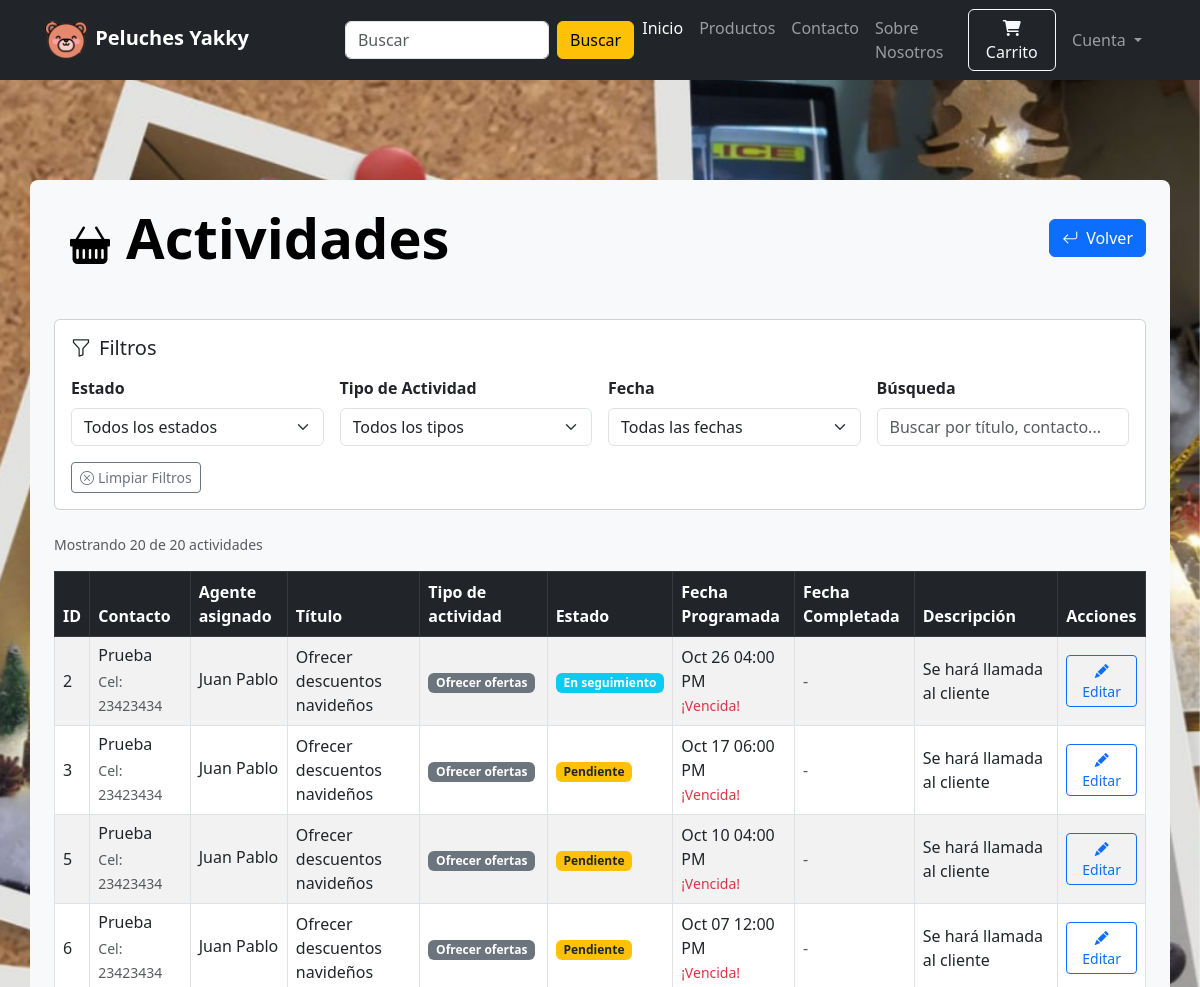
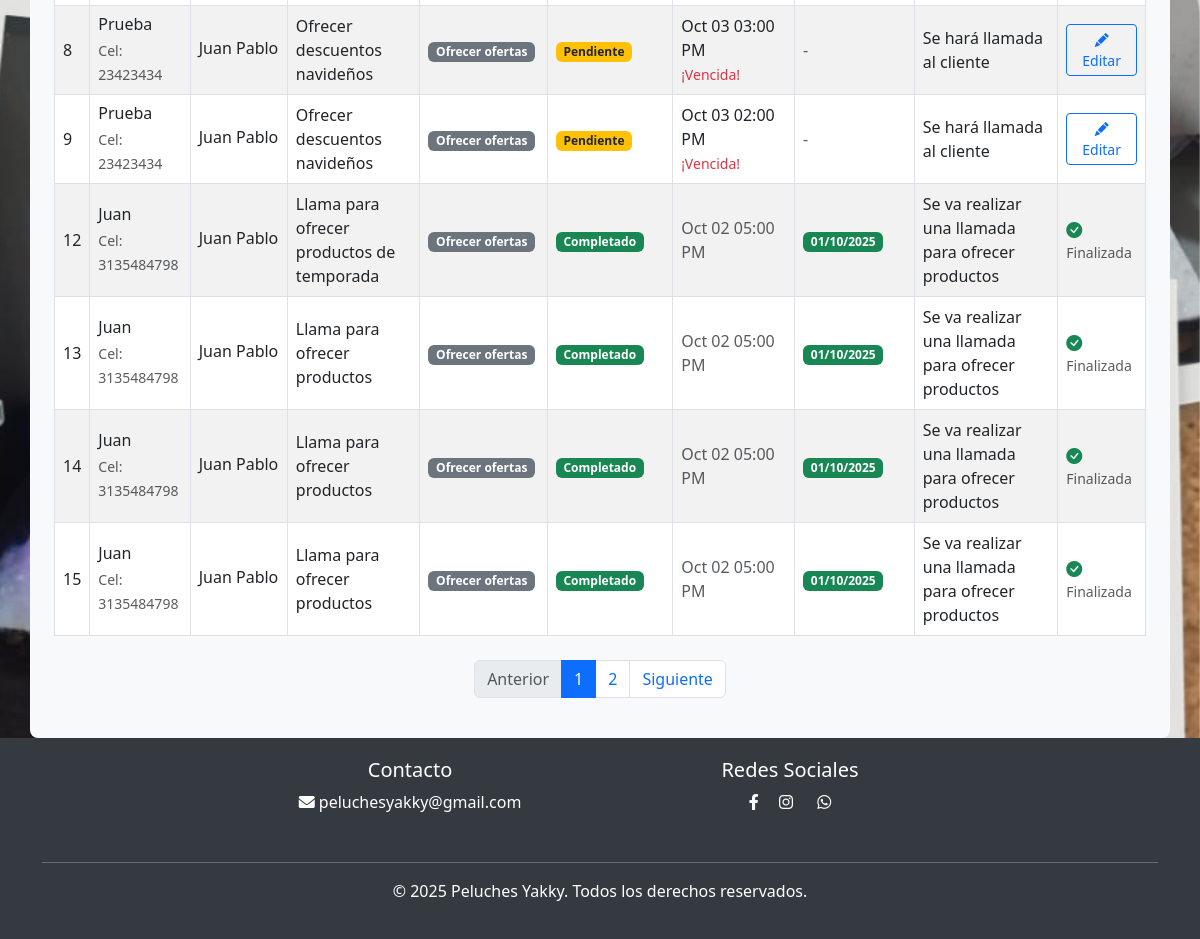
The app's page /empleado/tabla-actividades (signed in), older data (2 pictures, top to bottom).
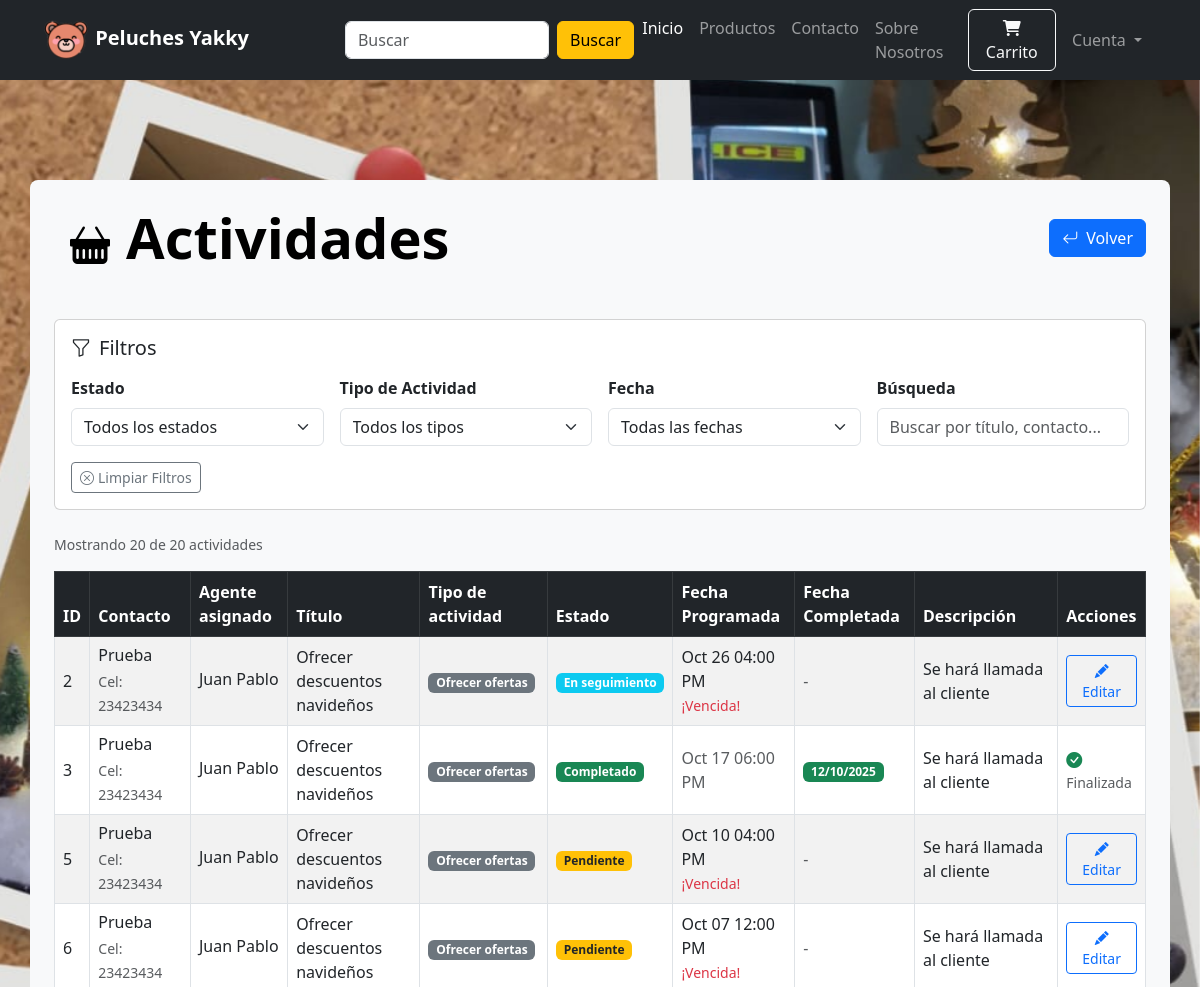
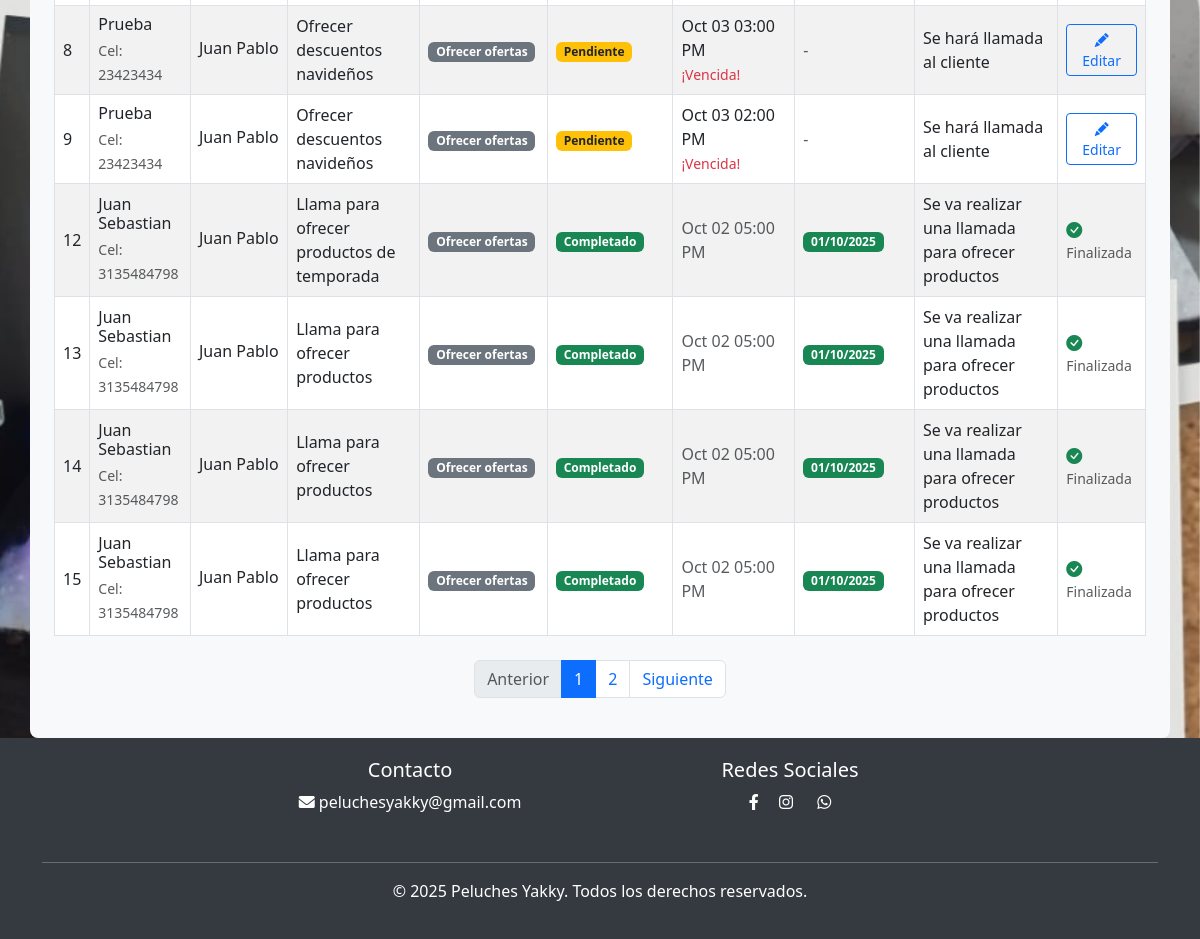
The same page, newer data (2 pictures, top to bottom).
### website/models/actividad_model.py (models this page shows, shortened)
class Actividad(db.Model):
    __tablename__ = "actividades"
    id_actividad = db.Column(db.Integer, primary_key=True)
    id_contacto = db.Column(
        db.Integer, db.ForeignKey("contactos.id_contacto"), nullable=False
    )
    id_oportunidad = db.Column(
        db.Integer, db.ForeignKey("oportunidades.id_oportunidad"), nullable=True
    )
    id_agente = db.Column(db.Integer, db.ForeignKey("customer.id"), nullable=False)
    tipo_actividad = db.Column(db.String(50), nullable=False)
    titulo = db.Column(db.String(200), nullable=False)
    descripcion = db.Column(db.Text)
    fecha_programada = db.Column(db.DateTime, nullable=False)
    estado = db.Column(db.String(50), default="Pendiente")
    fecha_creacion = db.Column(db.DateTime, default=datetime.utcnow)
    fecha_completada = db.Column(db.DateTime, nullable=True)

### website/models/contacto_model.py (models this page shows, shortened)
class Contacto(db.Model):
    __tablename__ = "contactos"
    id_contacto = db.Column(db.Integer, primary_key=True)
    id_agente = db.Column(db.Integer, db.ForeignKey("customer.id"), nullable=False)
    nombre = db.Column(db.String(100), nullable=False)
    email = db.Column(db.String(150), unique=True, nullable=False)
    telefono = db.Column(db.String(20), nullable=False)
    empresa = db.Column(db.String(100), nullable=True)
    canal = db.Column(db.String(50))
    estado = db.Column(db.String(50), default="Nuevo")
    satisfaccion = db.Column(db.Integer, nullable=True)
    fecha_registro = db.Column(db.DateTime, default=datetime.utcnow)
    fecha_actulizar = db.Column(
        db.DateTime, default=datetime.utcnow, onupdate=datetime.utcnow
    )
    agente = db.relationship("Customer", backref=db.backref("contactos", lazy=True))
    oportunidades = db.relationship("Oportunidad", backref="contacto", lazy=True)
    actividades = db.relationship("Actividad", backref="contacto", lazy=True)
    interacciones = db.relationship("Interaccion", backref="contacto", lazy=True)

### website/models/customer_model.py (models this page shows, shortened)
class Customer(db.Model, UserMixin):
    id = db.Column(db.Integer, primary_key=True)
    rol_id = db.Column(
        db.Integer, db.ForeignKey("rol.id_rol"), nullable=True, default=3
    )
    email = db.Column(db.String(100), unique=True)
    username = db.Column(db.String(100))
    password_hash = db.Column(db.String(150))
    date_joined = db.Column(db.DateTime(), default=datetime.utcnow)
    active = db.Column(db.Boolean, default=True)
    telefono = db.Column(db.Integer, nullable=True)
    cart_items = db.relationship(
        "Cart", backref=db.backref("customer", lazy=True), cascade="all, delete-orphan"
    )
    orders = db.relationship(
        "Order", backref=db.backref("customer", lazy=True), cascade="all, delete-orphan"
    )
    @property
    def is_authenticated(self):
        return True  # Para usuarios reales siempre True
    @property
    def password(self):
        raise AttributeError("Password is not a readable Attribute")

### website/mvc_views/employee_view.py (the view)
@employee.route("/tabla-actividades")
@login_required
@rol_required(2)
def tabla_actividades():
    actividades = todos_actividades_empleado()
    return render_template(
        "tabla_actividades.html", actividades=actividades, now=datetime.datetime.now()
    )

### website/controllers/employee_cotller.py (called while the page is built)
def todos_actividades_empleado():
    try:
        actividades = Actividad.query.order_by(desc(Actividad.fecha_programada)).all()
        return actividades
    except Exception as e:
        db.session.rollback()
        print(f"Error al crear actividad: {e}")
        raise Exception(f"Error al buscar todos actividades: {e}")

### website/templates/tabla_actividades.html (shortened to what the changed rows need)
{% extends 'index.html' %}
{% block body %}
<div class="fondo" style="min-height: 100vh; padding-top: 100px;">
    <div class="container bg-light rounded-3 p-4">
        <div class="d-flex justify-content-between align-items-center mb-5">
            <h1 class="text-black mb-0 display-4 fw-bold">
                <i class="bi bi-basket-fill fs-1 text-black m-3"></i>Actividades
            </h1>
        </div>
                            {% set tipos_unicos = [] %}
                            {% for actividad in actividades %}
                            {% if actividad.tipo_actividad and actividad.tipo_actividad not in tipos_unicos %}
                            {% set _ = tipos_unicos.append(actividad.tipo_actividad) %}
                            {% endif %}
                            {% endfor %}
        {% if actividades | length < 1 %} <h1 class="text-black mb-0 display-4 fw-bold text-center p-5">
            <i class="bi bi-emoji-frown-fill fs-1 text-black m-3"></i> No hay Actividades
            </h1>
            {% else %}
            <div class="table-responsive-lg">
                <table class="table table-bordered table-hover table-striped align-middle">
                    <thead class="table-dark">
                        <tr>
                            <th>ID</th>
                            <th>Contacto</th>
                            <th>Agente asignado</th>
                            <th>Título</th>
                            <th>Tipo de actividad</th>
                            <th>Estado</th>
                            <th>Fecha Programada</th>
                            <th>Fecha Completada</th>
                            <th>Descripción</th>
                            <th>Acciones</th>
                        </tr>
                    </thead>
                    <tbody id="actividadesTableBody">
                        {% if current_user.rol_id == 1 %}
                        {% for item in actividades %}
                        {% set fecha = item.fecha_programada %}
                        <tr class="actividad-row" data-estado="{{ item.estado }}" data-tipo="{{ item.tipo_actividad }}"
                            data-fecha="{{ item.fecha_programada.strftime('%Y-%m-%d') if item.fecha_programada else '' }}"
                            data-search="{{ item.titulo ~ ' ' ~ item.contacto.telefono ~ ' ' ~ item.contacto.nombre ~ ' ' ~ item.descripcion }}">
                            <td>{{ item.id_actividad }}</td>
                            <td>
                                <h6 class="mb-1">{{ item.contacto.nombre }}</h6>
                                <small class="text-muted">Cel: {{ item.contacto.telefono }}</small>
                            </td>
                            <td>
                                <h6 class="mb-1">{{ item.contacto.agente.username }}</h6>
                            </td>
                            <td>{{ item.titulo }}</td>
                            <td>
                                <span class="badge bg-secondary">{{ item.tipo_actividad }}</span>
                            </td>
                            <td>
                                <span class="badge
                                        {% if item.estado == 'Pendiente' %}bg-warning text-dark
                                        {% elif item.estado == 'En seguimiento' %}bg-info
                                        {% else %}bg-success{% endif %}">
                                    {{ item.estado }}
                                </span>
                            </td>
                            <td>
                                {% if item.fecha_programada %}
                                <span class="{% if item.estado == 'Completado' %}text-muted{% endif %}">
                                    {{ fecha.strftime('%b %d %I:%M %p').lstrip('0') }}
                                </span>
                                {% if item.estado != 'Completado' and item.fecha_programada < now %} <br><small
                                        class="text-danger">¡Vencida!</small>
                                    {% endif %}
                                    {% else %}
                                    <span class="text-muted">-</span>
                                    {% endif %}
                            </td>
                            <td>
                                {% if item.estado == 'Completado' and item.fecha_completada %}
                                <span class="badge bg-success">
                                    {{ item.fecha_completada.strftime('%d/%m/%Y') }}
                                </span>
                                {% else %}
                                <span class="text-muted">-</span>
                                {% endif %}
                            </td>
                            <td>
                                <span title="{{ item.descripcion }}">
                                    {{ item.descripcion|truncate(50) }}
                                </span>
                            </td>
                            <td>
                                {% if item.estado == "Completado" %}
                                <i class="bi bi-check-circle-fill text-success" title="Completada"></i>
                                <small class="text-muted d-block">Finalizada</small>
                                {% else %}
                                <a href="/empleado/editar-actividad/{{item.id_actividad}}"
                                    class="btn btn-sm btn-outline-primary" title="Editar">
                                    <i class="bi bi-pencil-fill"></i> Editar
                                </a>
                                {% endif %}
                            </td>
                        </tr>
                        {% endfor %}
                        {% else %}
                        {% set table_actividades = [] %}
                        {% for actividad in actividades %}
                        {% if actividad.id_agente == current_user.id %}
                        {% set _ = table_actividades.append(actividad) %}
                        {% endif %}
                        {% endfor %}
                        {% if table_actividades %}
                        {% for item in table_actividades %}
                        {% set fecha = item.fecha_programada %}
                        <tr class="actividad-row" data-estado="{{ item.estado }}" data-tipo="{{ item.tipo_actividad }}"
                            data-fecha="{{ item.fecha_programada.strftime('%Y-%m-%d') if item.fecha_programada else '' }}"
                            data-search="{{ item.titulo ~ ' ' ~ item.contacto.telefono ~ ' ' ~ item.contacto.nombre ~ ' ' ~ item.descripcion }}">
                            <td>{{ item.id_actividad }}</td>
                            <td>
                                <h6 class="mb-1">{{ item.contacto.nombre }}</h6>
                                <small class="text-muted">Cel: {{ item.contacto.telefono }}</small>
                            </td>
                            <td>
                                <h6 class="mb-1">{{ item.contacto.agente.username }}</h6>
                            </td>
                            <td>{{ item.titulo }}</td>
                            <td>
                                <span class="badge bg-secondary">{{ item.tipo_actividad }}</span>
                            </td>
                            <td>
                                <span class="badge
                                            {% if item.estado == 'Pendiente' %}bg-warning text-dark
                                            {% elif item.estado == 'En seguimiento' %}bg-info
                                            {% else %}bg-success{% endif %}">
                                    {{ item.estado }}
                                </span>
                            </td>
                            <td>
                                {% if item.fecha_programada %}
                                <span class="{% if item.estado == 'Completado' %}text-muted{% endif %}">
                                    {{ fecha.strftime('%b %d %I:%M %p').lstrip('0') }}
                                </span>
                                {% if item.estado != 'Completado' and item.fecha_programada < now %} <br><small
                                        class="text-danger">¡Vencida!</small>
                                    {% endif %}
                                    {% else %}
                                    <span class="text-muted">-</span>
                                    {% endif %}
                            </td>
                            <td>
                                {% if item.estado == 'Completado' and item.fecha_completada %}
                                <span class="badge bg-success">
                                    {{ item.fecha_completada.strftime('%d/%m/%Y') }}
                                </span>
                                {% else %}
                                <span class="text-muted">-</span>
                                {% endif %}
                            </td>
                            <td>
                                <span title="{{ item.descripcion }}">
                                    {{ item.descripcion|truncate(50) }}
                                </span>
                            </td>
                            <td>
                                {% if item.estado == "Completado" %}
                                <i class="bi bi-check-circle-fill text-success" title="Completada"></i>
                                <small class="text-muted d-block">Finalizada</small>
                                {% else %}
                                <a href="/empleado/editar-actividad/{{item.id_actividad}}"
                                    class="btn btn-sm btn-outline-primary" title="Editar">
                                    <i class="bi bi-pencil-fill"></i> Editar
                                </a>
                                {% endif %}
                            </td>
                        </tr>
                        {% endfor %}
                        {% endif %}
                        {% endif %}
                    </tbody>
                </table>
            </div>
            {% endif %}
    </div>
</div>
{% endblock %}

Row changes from the older to the newer data that the page shows:
changed Actividad "Oct 17 06:00 PM": estado "Pendiente" → "Completado"; fecha_completada (not shown) → "12/10/2025"; estado "¡Vencida! - Editar" → "Finalizada"
changed through a linked row, Actividad "Llama para ofrecer productos de temporada": contacto.nombre "Juan" → "Juan Sebastian"
changed through a linked row, Actividad id 13: contacto.nombre "Juan" → "Juan Sebastian"
changed through a linked row, Actividad id 14: contacto.nombre "Juan" → "Juan Sebastian"
changed through a linked row, Actividad id 15: contacto.nombre "Juan" → "Juan Sebastian"
